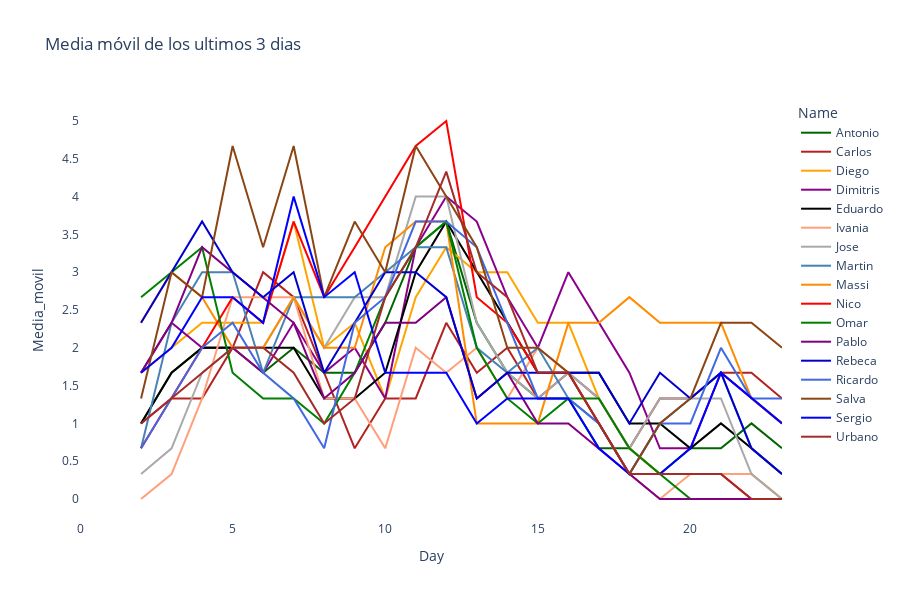

The notebook cell saved with this chart:
### Code cell
fig = px.line(df_ec, x="Day", y="Media_movil", color='Name', 
              hover_data=['Name', 'Puntos', 'Media_movil'], 
              color_discrete_sequence = list(color_dict.values()),
              title= "Media móvil de los ultimos 3 dias",
              height=600, width = 900)
#fig = px.scatter(df_ec, x="Day", y="Puntos", color='Name', height=800, width = 1000)

fig.update_layout(
#     showlegend=False,
    plot_bgcolor="white",
#    margin=dict(t=10,l=10,b=10,r=10)
)

fig.update_yaxes(tickvals=np.arange(0,6,0.5))

fig.show()


plot(fig, filename='figuras/ajepi_mundial_2022_media.html')

### Figure 1 — Plotly figure (JSON) as saved in the notebook; plotly's stock layout.template omitted (floating-point values rounded to 4 significant figures)
{"data": [{"customdata": [["Antonio", 0], ["Antonio", 1], ["Antonio", 3], ["Antonio", 5], ["Antonio", 7], ["Antonio", 9], ["Antonio", 10], ["Antonio", 13], ["Antonio", 14], ["Antonio", 15], ["Antonio", 20], ["Antonio", 24], ["Antonio", 26], ["Antonio", 27], ["Antonio", 29], ["Antonio", 30], ["Antonio", 31], ["Antonio", 31], ["Antonio", 32], ["Antonio", 32], ["Antonio", 33], ["Antonio", 34], ["Antonio", 35], ["Antonio", 35]], "hovertemplate": "Name=%{customdata[0]}<br>Day=%{x}<br>Media_movil=%{y}<br>Puntos=%{customdata[1]}<extra></extra>", "legendgroup": "Antonio", "line": {"color": "DarkGreen", "dash": "solid"}, "marker": {"symbol": "circle"}, "mode": "lines", "name": "Antonio", "orientation": "v", "showlegend": true, "type": "scatter", "x": [0, 1, 2, 3, 4, 5, 6, 7, 8, 9, 10, 11, 12, 13, 14, 15, 16, 17, 18, 19, 20, 21, 22, 23], "xaxis": "x", "y": [null, null, 1, 1.67, 2, 2, 1.67, 2, 1.67, 1.67, 2.33, 3.33, 3.67, 2.33, 1.67, 1.33, 1.33, 0.67, 0.67, 0.33, 0.67, 0.67, 1, 0.67], "yaxis": "y"}, {"customdata": [["Carlos", 0], ["Carlos", 1], ["Carlos", 3], ["Carlos", 4], ["Carlos", 5], ["Carlos", 9], ["Carlos", 13], ["Carlos", 13], ["Carlos", 14], ["Carlos", 15], ["Carlos", 17], ["Carlos", 18], ["Carlos", 22], ["Carlos", 22], ["Carlos", 24], ["Carlos", 26], ["Carlos", 27], ["Carlos", 28], ["Carlos", 28], ["Carlos", 31], ["Carlos", 32], ["Carlos", 33], ["Carlos", 36], ["Carlos", 36]], "hovertemplate": "Name=%{customdata[0]}<br>Day=%{x}<br>Media_movil=%{y}<br>Puntos=%{customdata[1]}<extra></extra>", "legendgroup": "Carlos", "line": {"color": "FireBrick", "dash": "solid"}, "marker": {"symbol": "circle"}, "mode": "lines", "name": "Carlos", "orientation": "v", "showlegend": true, "type": "scatter", "x": [0, 1, 2, 3, 4, 5, 6, 7, 8, 9, 10, 11, 12, 13, 14, 15, 16, 17, 18, 19, 20, 21, 22, 23], "xaxis": "x", "y": [null, null, 1, 1.33, 1.33, 2, 3, 2.67, 1.67, 0.67, 1.33, 1.33, 2.33, 1.67, 2, 1.33, 1.67, 1.33, 0.67, 1.33, 1.33, 1.67, 1.67, 1.33], "yaxis": "y"}, {"customdata": [["Diego", 0], ["Diego", 0], ["Diego", 5], ["Diego", 6], ["Diego", 7], ["Diego", 12], ["Diego", 13], ["Diego", 18], ["Diego", 18], ["Diego", 20], ["Diego", 22], ["Diego", 26], ["Diego", 30], ["Diego", 31], ["Diego", 35], ["Diego", 37], ["Diego", 38], ["Diego", 39], ["Diego", 39], ["Diego", 39], ["Diego", 40], ["Diego", 40], ["Diego", 40], ["Diego", 40]], "hovertemplate": "Name=%{customdata[0]}<br>Day=%{x}<br>Media_movil=%{y}<br>Puntos=%{customdata[1]}<extra></extra>", "legendgroup": "Diego", "line": {"color": "Orange", "dash": "solid"}, "marker": {"symbol": "circle"}, "mode": "lines", "name": "Diego", "orientation": "v", "showlegend": true, "type": "scatter", "x": [0, 1, 2, 3, 4, 5, 6, 7, 8, 9, 10, 11, 12, 13, 14, 15, 16, 17, 18, 19, 20, 21, 22, 23], "xaxis": "x", "y": [null, null, 1.67, 2, 2.33, 2.33, 2.33, 3.67, 2, 2.33, 1.33, 2.67, 3.33, 3, 3, 2.33, 2.33, 1.33, 0.67, 0.33, 0.33, 0.33, 0.33, 0], "yaxis": "y"}, {"customdata": [["Dimitris", 0], ["Dimitris", 3], ["Dimitris", 5], ["Dimitris", 7], ["Dimitris", 9], ["Dimitris", 11], ["Dimitris", 12], ["Dimitris", 16], ["Dimitris", 16], ["Dimitris", 18], ["Dimitris", 20], ["Dimitris", 26], ["Dimitris", 30], ["Dimitris", 31], ["Dimitris", 34], ["Dimitris", 36], ["Dimitris", 40], ["Dimitris", 41], ["Dimitris", 41], ["Dimitris", 42], ["Dimitris", 43], ["Dimitris", 46], ["Dimitris", 46], ["Dimitris", 46]], "hovertemplate": "Name=%{customdata[0]}<br>Day=%{x}<br>Media_movil=%{y}<br>Puntos=%{customdata[1]}<extra></extra>", "legendgroup": "Dimitris", "line": {"color": "DarkMagenta", "dash": "solid"}, "marker": {"symbol": "circle"}, "mode": "lines", "name": "Dimitris", "orientation": "v", "showlegend": true, "type": "scatter", "x": [0, 1, 2, 3, 4, 5, 6, 7, 8, 9, 10, 11, 12, 13, 14, 15, 16, 17, 18, 19, 20, 21, 22, 23], "xaxis": "x", "y": [null, null, 1.67, 2.33, 2, 2, 1.67, 2.33, 1.67, 2, 1.33, 3.33, 4, 3.67, 2.67, 2, 3, 2.33, 1.67, 0.67, 0.67, 1.67, 1.33, 1], "yaxis": "y"}, {"customdata": [["Eduardo", 0], ["Eduardo", 1], ["Eduardo", 3], ["Eduardo", 5], ["Eduardo", 7], ["Eduardo", 9], ["Eduardo", 11], ["Eduardo", 13], ["Eduardo", 13], ["Eduardo", 15], ["Eduardo", 18], ["Eduardo", 22], ["Eduardo", 26], ["Eduardo", 27], ["Eduardo", 29], ["Eduardo", 31], ["Eduardo", 32], ["Eduardo", 34], ["Eduardo", 34], ["Eduardo", 35], ["Eduardo", 36], ["Eduardo", 37], ["Eduardo", 37], ["Eduardo", 37]], "hovertemplate": "Name=%{customdata[0]}<br>Day=%{x}<br>Media_movil=%{y}<br>Puntos=%{customdata[1]}<extra></extra>", "legendgroup": "Eduardo", "line": {"color": "Black", "dash": "solid"}, "marker": {"symbol": "circle"}, "mode": "lines", "name": "Eduardo", "orientation": "v", "showlegend": true, "type": "scatter", "x": [0, 1, 2, 3, 4, 5, 6, 7, 8, 9, 10, 11, 12, 13, 14, 15, 16, 17, 18, 19, 20, 21, 22, 23], "xaxis": "x", "y": [null, null, 1, 1.67, 2, 2, 2, 2, 1.33, 1.33, 1.67, 3, 3.67, 3, 2.33, 1.67, 1.67, 1.67, 1, 1, 0.67, 1, 0.67, 0.33], "yaxis": "y"}, {"customdata": [["Ivania", 0], ["Ivania", 0], ["Ivania", 0], ["Ivania", 1], ["Ivania", 4], ["Ivania", 8], ["Ivania", 9], ["Ivania", 12], ["Ivania", 12], ["Ivania", 13], ["Ivania", 14], ["Ivania", 18], ["Ivania", 18], ["Ivania", 20], ["Ivania", 22], ["Ivania", 24], ["Ivania", 25], ["Ivania", 25], ["Ivania", 25], ["Ivania", 25], ["Ivania", 26], ["Ivania", 26], ["Ivania", 26], ["Ivania", 26]], "hovertemplate": "Name=%{customdata[0]}<br>Day=%{x}<br>Media_movil=%{y}<br>Puntos=%{customdata[1]}<extra></extra>", "legendgroup": "Ivania", "line": {"color": "LightSalmon", "dash": "solid"}, "marker": {"symbol": "circle"}, "mode": "lines", "name": "Ivania", "orientation": "v", "showlegend": true, "type": "scatter", "x": [0, 1, 2, 3, 4, 5, 6, 7, 8, 9, 10, 11, 12, 13, 14, 15, 16, 17, 18, 19, 20, 21, 22, 23], "xaxis": "x", "y": [null, null, 0, 0.33, 1.33, 2.67, 2.67, 2.67, 1.33, 1.33, 0.67, 2, 1.67, 2, 1.33, 2, 1.67, 1, 0.33, 0, 0.33, 0.33, 0.33, 0], "yaxis": "y"}, {"customdata": [["Jose", 0], ["Jose", 0], ["Jose", 1], ["Jose", 2], ["Jose", 5], ["Jose", 7], ["Jose", 8], ["Jose", 13], ["Jose", 13], ["Jose", 16], ["Jose", 21], ["Jose", 25], ["Jose", 28], ["Jose", 28], ["Jose", 30], ["Jose", 32], ["Jose", 33], ["Jose", 34], ["Jose", 34], ["Jose", 37], ["Jose", 38], ["Jose", 38], ["Jose", 38], ["Jose", 38]], "hovertemplate": "Name=%{customdata[0]}<br>Day=%{x}<br>Media_movil=%{y}<br>Puntos=%{customdata[1]}<extra></extra>", "legendgroup": "Jose", "line": {"color": "DarkGray", "dash": "solid"}, "marker": {"symbol": "circle"}, "mode": "lines", "name": "Jose", "orientation": "v", "showlegend": true, "type": "scatter", "x": [0, 1, 2, 3, 4, 5, 6, 7, 8, 9, 10, 11, 12, 13, 14, 15, 16, 17, 18, 19, 20, 21, 22, 23], "xaxis": "x", "y": [null, null, 0.33, 0.67, 1.67, 2, 2, 2.67, 2, 2.67, 2.67, 4, 4, 2.33, 1.67, 1.33, 1.67, 1.33, 0.67, 1.33, 1.33, 1.33, 0.33, 0], "yaxis": "y"}, {"customdata": [["Martin", 0], ["Martin", 1], ["Martin", 2], ["Martin", 7], ["Martin", 10], ["Martin", 11], ["Martin", 12], ["Martin", 18], ["Martin", 19], ["Martin", 20], ["Martin", 27], ["Martin", 29], ["Martin", 30], ["Martin", 33], ["Martin", 34], ["Martin", 36], ["Martin", 37], ["Martin", 37], ["Martin", 37], ["Martin", 40], ["Martin", 41], ["Martin", 42], ["Martin", 42], ["Martin", 42]], "hovertemplate": "Name=%{customdata[0]}<br>Day=%{x}<br>Media_movil=%{y}<br>Puntos=%{customdata[1]}<extra></extra>", "legendgroup": "Martin", "line": {"color": "SteelBlue", "dash": "solid"}, "marker": {"symbol": "circle"}, "mode": "lines", "name": "Martin", "orientation": "v", "showlegend": true, "type": "scatter", "x": [0, 1, 2, 3, 4, 5, 6, 7, 8, 9, 10, 11, 12, 13, 14, 15, 16, 17, 18, 19, 20, 21, 22, 23], "xaxis": "x", "y": [null, null, 0.67, 2.33, 3, 3, 1.67, 2.67, 2.67, 2.67, 3, 3.33, 3.33, 2, 1.67, 2, 1.33, 1, 0.33, 1, 1.33, 1.67, 0.67, 0.33], "yaxis": "y"}, {"customdata": [["Massi", 0], ["Massi", 3], ["Massi", 7], ["Massi", 9], ["Massi", 11], ["Massi", 13], ["Massi", 15], ["Massi", 19], ["Massi", 19], ["Massi", 21], ["Massi", 29], ["Massi", 30], ["Massi", 32], ["Massi", 32], ["Massi", 33], ["Massi", 35], ["Massi", 39], ["Massi", 40], ["Massi", 43], ["Massi", 46], ["Massi", 47], ["Massi", 50], ["Massi", 50], ["Massi", 50]], "hovertemplate": "Name=%{customdata[0]}<br>Day=%{x}<br>Media_movil=%{y}<br>Puntos=%{customdata[1]}<extra></extra>", "legendgroup": "Massi", "line": {"color": "DarkOrange", "dash": "solid"}, "marker": {"symbol": "circle"}, "mode": "lines", "name": "Massi", "orientation": "v", "showlegend": true, "type": "scatter", "x": [0, 1, 2, 3, 4, 5, 6, 7, 8, 9, 10, 11, 12, 13, 14, 15, 16, 17, 18, 19, 20, 21, 22, 23], "xaxis": "x", "y": [null, null, 2.33, 3, 2.67, 2, 2, 2.67, 2, 2, 3.33, 3.67, 3.67, 1, 1, 1, 2.33, 2.33, 2.67, 2.33, 2.33, 2.33, 1.33, 1], "yaxis": "y"}, {"customdata": [["Nico", 0], ["Nico", 0], ["Nico", 2], ["Nico", 4], ["Nico", 6], ["Nico", 10], ["Nico", 11], ["Nico", 17], ["Nico", 18], ["Nico", 21], ["Nico", 29], ["Nico", 32], ["Nico", 36], ["Nico", 37], ["Nico", 39], ["Nico", 41], ["Nico", 42], ["Nico", 42], ["Nico", 42], ["Nico", 43], ["Nico", 43], ["Nico", 43], ["Nico", 43], ["Nico", 43]], "hovertemplate": "Name=%{customdata[0]}<br>Day=%{x}<br>Media_movil=%{y}<br>Puntos=%{customdata[1]}<extra></extra>", "legendgroup": "Nico", "line": {"color": "Red", "dash": "solid"}, "marker": {"symbol": "circle"}, "mode": "lines", "name": "Nico", "orientation": "v", "showlegend": true, "type": "scatter", "x": [0, 1, 2, 3, 4, 5, 6, 7, 8, 9, 10, 11, 12, 13, 14, 15, 16, 17, 18, 19, 20, 21, 22, 23], "xaxis": "x", "y": [null, null, 0.67, 1.33, 2, 2.67, 2.33, 3.67, 2.67, 3.33, 4, 4.67, 5, 2.67, 2.33, 1.67, 1.67, 1, 0.33, 0.33, 0.33, 0.33, 0, 0], "yaxis": "y"}, {"customdata": [["Omar", 0], ["Omar", 1], ["Omar", 8], ["Omar", 9], ["Omar", 11], ["Omar", 13], ["Omar", 13], ["Omar", 15], ["Omar", 16], ["Omar", 18], ["Omar", 23], ["Omar", 26], ["Omar", 29], ["Omar", 29], ["Omar", 30], ["Omar", 32], ["Omar", 33], ["Omar", 34], ["Omar", 34], ["Omar", 34], ["Omar", 34], ["Omar", 34], ["Omar", 34], ["Omar", 34]], "hovertemplate": "Name=%{customdata[0]}<br>Day=%{x}<br>Media_movil=%{y}<br>Puntos=%{customdata[1]}<extra></extra>", "legendgroup": "Omar", "line": {"color": "Green", "dash": "solid"}, "marker": {"symbol": "circle"}, "mode": "lines", "name": "Omar", "orientation": "v", "showlegend": true, "type": "scatter", "x": [0, 1, 2, 3, 4, 5, 6, 7, 8, 9, 10, 11, 12, 13, 14, 15, 16, 17, 18, 19, 20, 21, 22, 23], "xaxis": "x", "y": [null, null, 2.67, 3, 3.33, 1.67, 1.33, 1.33, 1, 1.67, 2.67, 3.33, 3.67, 2, 1.33, 1, 1.33, 1.33, 0.67, 0.33, 0, 0, 0, 0], "yaxis": "y"}, {"customdata": [["Pablo", 0], ["Pablo", 1], ["Pablo", 5], ["Pablo", 7], ["Pablo", 11], ["Pablo", 14], ["Pablo", 15], ["Pablo", 18], ["Pablo", 18], ["Pablo", 20], ["Pablo", 25], ["Pablo", 25], ["Pablo", 28], ["Pablo", 29], ["Pablo", 30], ["Pablo", 31], ["Pablo", 32], ["Pablo", 32], ["Pablo", 32], ["Pablo", 32], ["Pablo", 32], ["Pablo", 32], ["Pablo", 32], ["Pablo", 32]], "hovertemplate": "Name=%{customdata[0]}<br>Day=%{x}<br>Media_movil=%{y}<br>Puntos=%{customdata[1]}<extra></extra>", "legendgroup": "Pablo", "line": {"color": "Purple", "dash": "solid"}, "marker": {"symbol": "circle"}, "mode": "lines", "name": "Pablo", "orientation": "v", "showlegend": true, "type": "scatter", "x": [0, 1, 2, 3, 4, 5, 6, 7, 8, 9, 10, 11, 12, 13, 14, 15, 16, 17, 18, 19, 20, 21, 22, 23], "xaxis": "x", "y": [null, null, 1.67, 2.33, 3.33, 3, 2.67, 2.33, 1.33, 1.67, 2.33, 2.33, 2.67, 1.33, 1.67, 1, 1, 0.67, 0.33, 0, 0, 0, 0, 0], "yaxis": "y"}, {"customdata": [["Rebeca", 0], ["Rebeca", 0], ["Rebeca", 7], ["Rebeca", 9], ["Rebeca", 11], ["Rebeca", 16], ["Rebeca", 17], ["Rebeca", 20], ["Rebeca", 21], ["Rebeca", 24], ["Rebeca", 29], ["Rebeca", 30], ["Rebeca", 32], ["Rebeca", 33], ["Rebeca", 35], ["Rebeca", 37], ["Rebeca", 38], ["Rebeca", 40], ["Rebeca", 40], ["Rebeca", 43], ["Rebeca", 44], ["Rebeca", 45], ["Rebeca", 45], ["Rebeca", 45]], "hovertemplate": "Name=%{customdata[0]}<br>Day=%{x}<br>Media_movil=%{y}<br>Puntos=%{customdata[1]}<extra></extra>", "legendgroup": "Rebeca", "line": {"color": "MediumBlue", "dash": "solid"}, "marker": {"symbol": "circle"}, "mode": "lines", "name": "Rebeca", "orientation": "v", "showlegend": true, "type": "scatter", "x": [0, 1, 2, 3, 4, 5, 6, 7, 8, 9, 10, 11, 12, 13, 14, 15, 16, 17, 18, 19, 20, 21, 22, 23], "xaxis": "x", "y": [null, null, 2.33, 3, 3.67, 3, 2.67, 3, 1.67, 2.33, 3, 3, 2.67, 1.33, 1.67, 1.67, 1.67, 1.67, 1, 1.67, 1.33, 1.67, 0.67, 0.33], "yaxis": "y"}, {"customdata": [["Ricardo", 0], ["Ricardo", 0], ["Ricardo", 2], ["Ricardo", 4], ["Ricardo", 6], ["Ricardo", 9], ["Ricardo", 9], ["Ricardo", 10], ["Ricardo", 11], ["Ricardo", 16], ["Ricardo", 18], ["Ricardo", 22], ["Ricardo", 27], ["Ricardo", 28], ["Ricardo", 29], ["Ricardo", 31], ["Ricardo", 32], ["Ricardo", 32], ["Ricardo", 32], ["Ricardo", 35], ["Ricardo", 35], ["Ricardo", 38], ["Ricardo", 39], ["Ricardo", 39]], "hovertemplate": "Name=%{customdata[0]}<br>Day=%{x}<br>Media_movil=%{y}<br>Puntos=%{customdata[1]}<extra></extra>", "legendgroup": "Ricardo", "line": {"color": "RoyalBlue", "dash": "solid"}, "marker": {"symbol": "circle"}, "mode": "lines", "name": "Ricardo", "orientation": "v", "showlegend": true, "type": "scatter", "x": [0, 1, 2, 3, 4, 5, 6, 7, 8, 9, 10, 11, 12, 13, 14, 15, 16, 17, 18, 19, 20, 21, 22, 23], "xaxis": "x", "y": [null, null, 0.67, 1.33, 2, 2.33, 1.67, 1.33, 0.67, 2.33, 2.67, 3.67, 3.67, 3.33, 2.33, 1.33, 1.33, 1, 0.33, 1, 1, 2, 1.33, 1.33], "yaxis": "y"}, {"customdata": [["Salva", 0], ["Salva", 3], ["Salva", 4], ["Salva", 9], ["Salva", 11], ["Salva", 18], ["Salva", 19], ["Salva", 25], ["Salva", 26], ["Salva", 30], ["Salva", 34], ["Salva", 40], ["Salva", 42], ["Salva", 44], ["Salva", 46], ["Salva", 48], ["Salva", 49], ["Salva", 49], ["Salva", 49], ["Salva", 52], ["Salva", 53], ["Salva", 56], ["Salva", 59], ["Salva", 59]], "hovertemplate": "Name=%{customdata[0]}<br>Day=%{x}<br>Media_movil=%{y}<br>Puntos=%{customdata[1]}<extra></extra>", "legendgroup": "Salva", "line": {"color": "SaddleBrown", "dash": "solid"}, "marker": {"symbol": "circle"}, "mode": "lines", "name": "Salva", "orientation": "v", "showlegend": true, "type": "scatter", "x": [0, 1, 2, 3, 4, 5, 6, 7, 8, 9, 10, 11, 12, 13, 14, 15, 16, 17, 18, 19, 20, 21, 22, 23], "xaxis": "x", "y": [null, null, 1.33, 3, 2.67, 4.67, 3.33, 4.67, 2.67, 3.67, 3, 4.67, 4, 3.33, 2, 2, 1.67, 1, 0.33, 1, 1.33, 2.33, 2.33, 2], "yaxis": "y"}, {"customdata": [["Sergio", 0], ["Sergio", 0], ["Sergio", 5], ["Sergio", 6], ["Sergio", 8], ["Sergio", 13], ["Sergio", 13], ["Sergio", 20], ["Sergio", 21], ["Sergio", 22], ["Sergio", 25], ["Sergio", 26], ["Sergio", 27], ["Sergio", 28], ["Sergio", 30], ["Sergio", 31], ["Sergio", 32], ["Sergio", 32], ["Sergio", 32], ["Sergio", 33], ["Sergio", 34], ["Sergio", 37], ["Sergio", 37], ["Sergio", 37]], "hovertemplate": "Name=%{customdata[0]}<br>Day=%{x}<br>Media_movil=%{y}<br>Puntos=%{customdata[1]}<extra></extra>", "legendgroup": "Sergio", "line": {"color": "Blue", "dash": "solid"}, "marker": {"symbol": "circle"}, "mode": "lines", "name": "Sergio", "orientation": "v", "showlegend": true, "type": "scatter", "x": [0, 1, 2, 3, 4, 5, 6, 7, 8, 9, 10, 11, 12, 13, 14, 15, 16, 17, 18, 19, 20, 21, 22, 23], "xaxis": "x", "y": [null, null, 1.67, 2, 2.67, 2.67, 2.33, 4, 2.67, 3, 1.67, 1.67, 1.67, 1, 1.33, 1.33, 1.33, 0.67, 0.33, 0.33, 0.67, 1.67, 1.33, 1], "yaxis": "y"}, {"customdata": [["Urbano", 0], ["Urbano", 1], ["Urbano", 3], ["Urbano", 4], ["Urbano", 6], ["Urbano", 9], ["Urbano", 10], ["Urbano", 11], ["Urbano", 12], ["Urbano", 14], ["Urbano", 19], ["Urbano", 22], ["Urbano", 27], ["Urbano", 28], ["Urbano", 30], ["Urbano", 32], ["Urbano", 33], ["Urbano", 33], ["Urbano", 33], ["Urbano", 34], ["Urbano", 34], ["Urbano", 34], ["Urbano", 34], ["Urbano", 34]], "hovertemplate": "Name=%{customdata[0]}<br>Day=%{x}<br>Media_movil=%{y}<br>Puntos=%{customdata[1]}<extra></extra>", "legendgroup": "Urbano", "line": {"color": "Brown", "dash": "solid"}, "marker": {"symbol": "circle"}, "mode": "lines", "name": "Urbano", "orientation": "v", "showlegend": true, "type": "scatter", "x": [0, 1, 2, 3, 4, 5, 6, 7, 8, 9, 10, 11, 12, 13, 14, 15, 16, 17, 18, 19, 20, 21, 22, 23], "xaxis": "x", "y": [null, null, 1, 1.33, 1.67, 2, 2, 1.67, 1, 1.33, 2.67, 3.33, 4.33, 3, 2.67, 1.67, 1.67, 1, 0.33, 0.33, 0.33, 0.33, 0, 0], "yaxis": "y"}], "layout": {"height": 600, "legend": {"title": {"text": "Name"}, "tracegroupgap": 0}, "plot_bgcolor": "white", "title": {"text": "Media móvil de los ultimos 3 dias"}, "width": 900, "xaxis": {"anchor": "y", "domain": [0, 1], "title": {"text": "Day"}}, "yaxis": {"anchor": "x", "domain": [0, 1], "tickvals": [0, 0.5, 1, 1.5, 2, 2.5, 3, 3.5, 4, 4.5, 5, 5.5], "title": {"text": "Media_movil"}}}}
